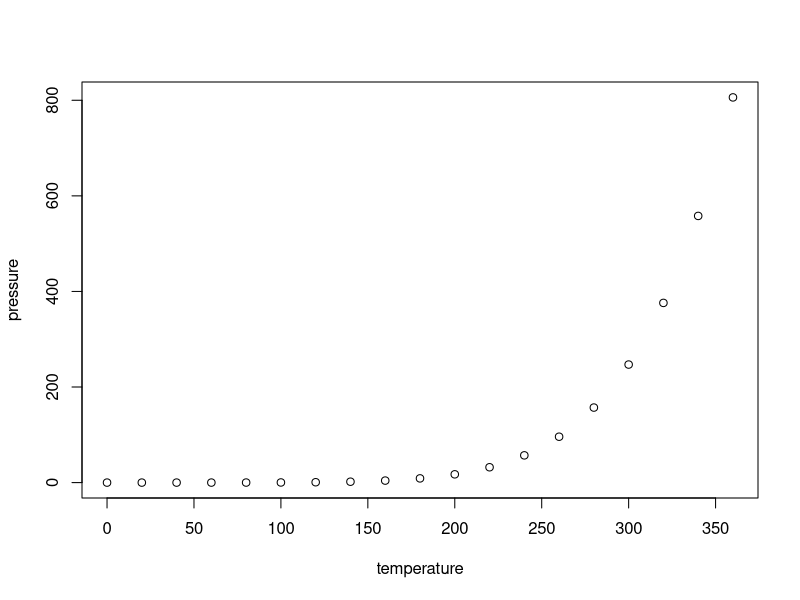
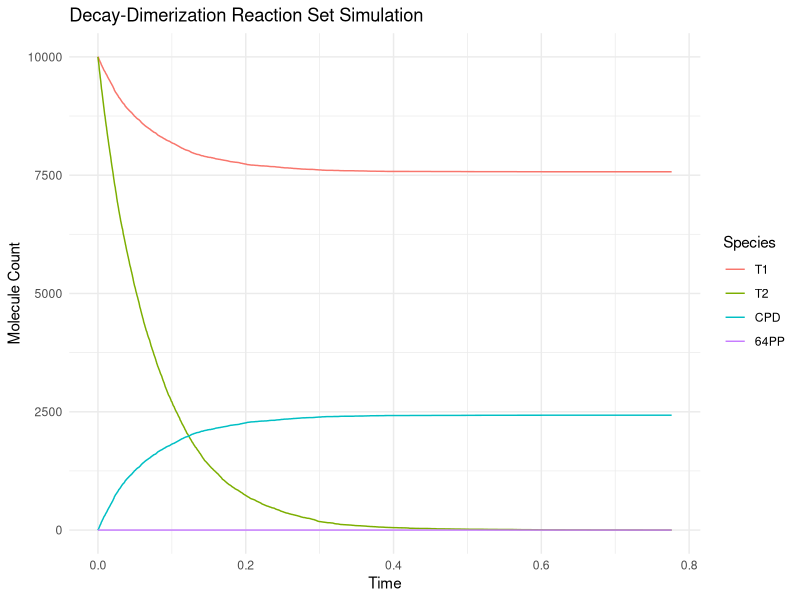
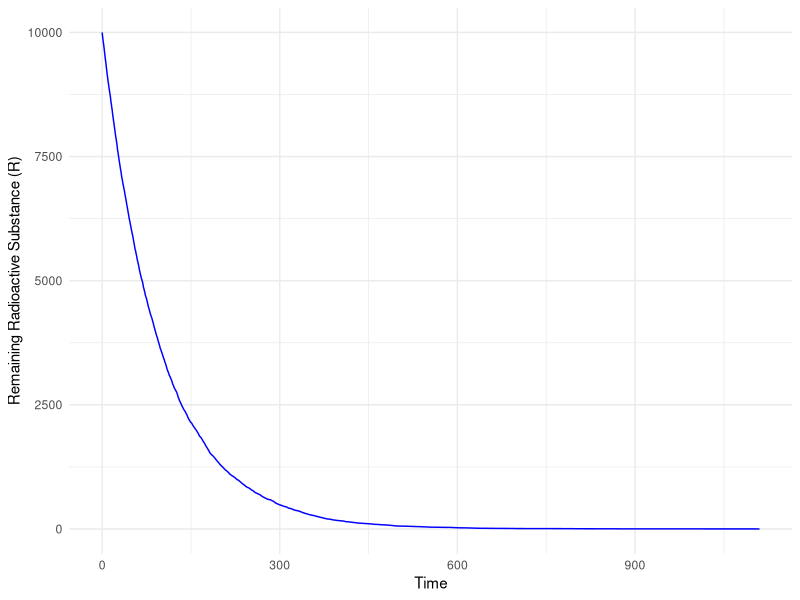
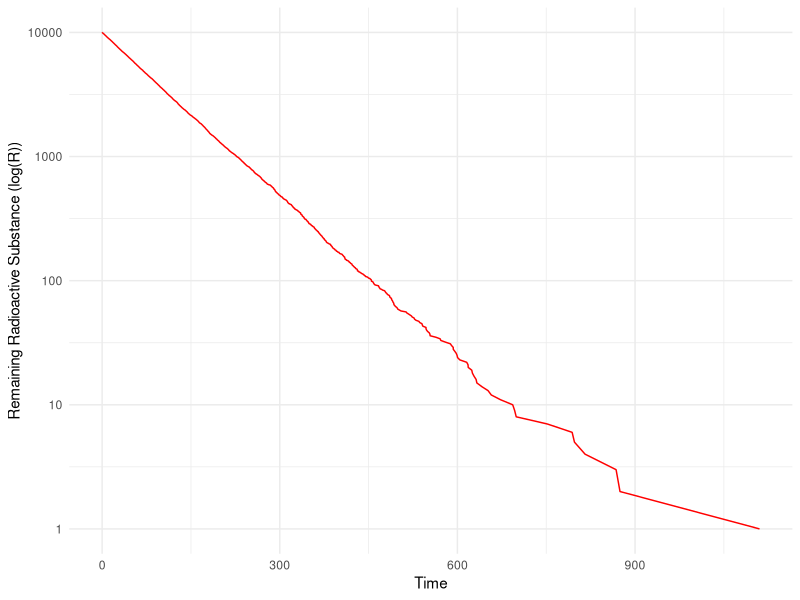

Reproduce these figures in R, in order.
## ---- chunk 1
knitr::opts_chunk$set(echo = TRUE)
## ---- chunk 2
summary(cars)
## ---- chunk 3
plot(pressure)
## ---- chunk 4
# Load required libraries
if (!require("reshape2")) install.packages("reshape2")
if (!require("ggplot2")) install.packages("ggplot2")
library(reshape2)
library(ggplot2)
# Define reaction rates
c1 <- (1 - (37 + 2) / 1e6) * 10   # No dimerization occurs
c2 <- (37 / 1e6) * 10             # Formation of CPD
c3 <- (2 / 1e6) * 10              # Formation of 64-PP
# Initial state
state <- c(T1 = 10000, T2 = 10000, CPD = 0, `64PP` = 0)
# Define propensity functions
propensities <- function(state) {
  c(
    c1 * state["T2"],               # Reaction 1
    c2 * state["T1"] * state["T2"], # Reaction 2
    c3 * state["T2"]                # Reaction 3
  )
}
# Gillespie simulation function
simulate_gillespie <- function(state, max_time) {
  # Initialize time and output data frame
  time <- 0
  output <- data.frame(
    Time = numeric(0),
    T1 = numeric(0),
    T2 = numeric(0),
    CPD = numeric(0),
    `64PP` = numeric(0)
  )
  
  # Record the initial state
  initial_row <- c(Time = time, state)
  output <- rbind(output, as.data.frame(t(initial_row), stringsAsFactors = FALSE))
  
  while (time < max_time) {
    # Calculate propensities
    props <- propensities(state)
    total_prop <- sum(props)
    
    # Stop if no reactions can occur
    if (total_prop == 0) break
    
    # Time to next reaction
    delta_t <- rexp(1, rate = total_prop)
    time <- time + delta_t
    
    # Select which reaction occurs
    reaction <- sample(length(props), 1, prob = props)
    
    # Update state based on reaction
    if (reaction == 1) state["T2"] <- state["T2"] - 1
    if (reaction == 2) {
      state["T1"] <- state["T1"] - 1
      state["T2"] <- state["T2"] - 1
      state["CPD"] <- state["CPD"] + 1
    }
    if (reaction == 3) {
      state["T2"] <- state["T2"] - 1
      state["64PP"] <- state["64PP"] + 1
    }
    
    # Record the new state
    new_row <- c(Time = time, state)
    output <- rbind(output, as.data.frame(t(new_row), stringsAsFactors = FALSE))
  }
  
  # Convert columns to numeric for consistency
  output[] <- lapply(output, as.numeric)
  return(output)
}
# Run the simulation
max_time <- 100
simulation <- simulate_gillespie(state, max_time)
## ---- chunk 5
# Reshape data for plotting
simulation_long <- melt(simulation, id.vars = "Time")
# Plot results
ggplot(simulation_long, aes(x = Time, y = value, color = variable)) +
  geom_line() +
  labs(
    title = "Decay-Dimerization Reaction Set Simulation",
    x = "Time",
    y = "Molecule Count",
    color = "Species"
  ) +
  theme_minimal()
## ---- chunk 6
# Define parameters
c <- 0.01  # Decay rate constant
state <- c(R = 10000)  # Initial radioactive substance
max_time <- 1000  # Extended maximum simulation time

# Define propensity function
propensities <- function(state) {
  c * state["R"]
}

# Gillespie simulation function
simulate_gillespie <- function(state, max_time) {
  time <- 0
  output <- data.frame(Time = numeric(0), R = numeric(0))
  output <- rbind(output, data.frame(Time = time, R = state["R"]))
  
  while (time < max_time) {
    # Calculate propensity
    prop <- propensities(state)
    if (prop == 0) break  # Stop if no reactions can occur
    
    # Time to next reaction
    delta_t <- rexp(1, rate = prop)
    time <- time + delta_t
    
    # Update state (decay reaction)
    state["R"] <- state["R"] - 1
    
    # Record the state
    output <- rbind(output, data.frame(Time = time, R = state["R"]))
  }
  
  return(output)
}

# Run the simulation
simulation <- simulate_gillespie(state, max_time)

## ---- chunk 7

# Load ggplot2 for visualization
library(ggplot2)

# Linear-scale plot
ggplot(simulation, aes(x = Time, y = R)) +
  geom_line(color = "blue") +
  labs(
    x = "Time",
    y = "Remaining Radioactive Substance (R)"
  ) +
  theme_minimal()
## ---- chunk 8
# Logarithmic-scale plot
ggplot(simulation, aes(x = Time, y = R)) +
  geom_line(color = "red") +
  scale_y_log10() +
  labs(
    x = "Time",
    y = "Remaining Radioactive Substance (log(R))"
  ) +
  theme_minimal()

